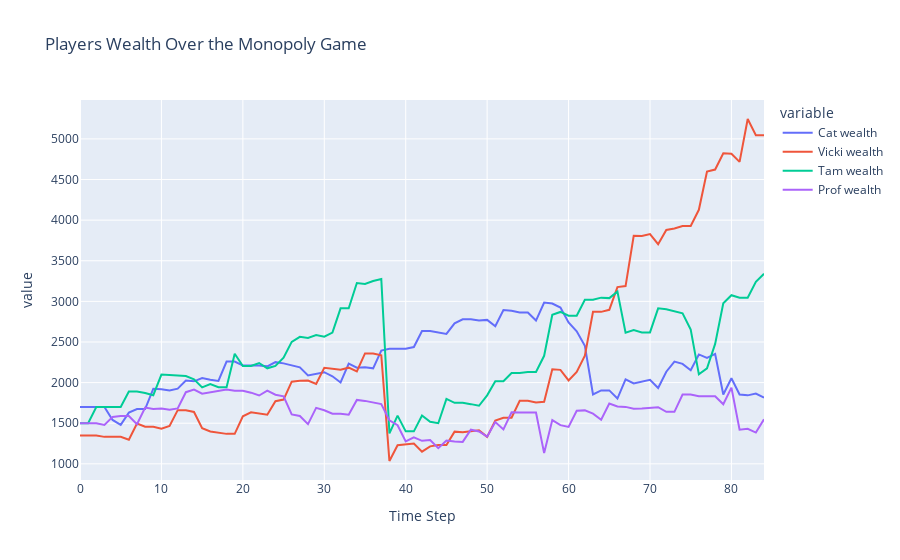

Here is the notebook cell this chart was saved with:
### Code cell
df = pd.DataFrame({'Time Step': range(len(wealth[0])), 'Cat wealth': wealth[0], 'Vicki wealth': wealth[1], 
                   'Tam wealth': wealth[2], 'Prof wealth': wealth[3]})
fig = px.line(df, x='Time Step', y=['Cat wealth', 'Vicki wealth', 'Tam wealth', 'Prof wealth'], title='Players Wealth Over the Monopoly Game')
fig.show()

### Figure 1 — Plotly figure (JSON) as saved in the notebook; plotly's stock layout.template omitted (floating-point values rounded to 4 significant figures)
{"data": [{"hovertemplate": "variable=Cat wealth<br>Time Step=%{x}<br>value=%{y}<extra></extra>", "legendgroup": "Cat wealth", "line": {"color": "#636efa", "dash": "solid"}, "marker": {"symbol": "circle"}, "mode": "lines", "name": "Cat wealth", "orientation": "v", "showlegend": true, "type": "scatter", "x": [0, 1, 2, 3, 4, 5, 6, 7, 8, 9, 10, 11, 12, 13, 14, 15, 16, 17, 18, 19, 20, 21, 22, 23, 24, 25, 26, 27, 28, 29, 30, 31, 32, 33, 34, 35, 36, 37, 38, 39, 40, 41, 42, 43, 44, 45, 46, 47, 48, 49, 50, 51, 52, 53, 54, 55, 56, 57, 58, 59, 60, 61, 62, 63, 64, 65, 66, 67, 68, 69, 70, 71, 72, 73, 74, 75, 76, 77, 78, 79, 80, 81, 82, 83, 84], "xaxis": "x", "y": [1700, 1700, 1700, 1700, 1540, 1480, 1630, 1674, 1674, 1924, 1918, 1904, 1926, 2026, 2016, 2056, 2036, 2020, 2260, 2260, 2210, 2210, 2210, 2200, 2252, 2237, 2213, 2188, 2088, 2106, 2128, 2078, 2002, 2233, 2183, 2188, 2176, 2394, 2416, 2416, 2416, 2438, 2634, 2634, 2618, 2600, 2730, 2780, 2780, 2764, 2772, 2694, 2894, 2884, 2864, 2864, 2764, 2986, 2974, 2924, 2740, 2632, 2454, 1854, 1904, 1904, 1804, 2040, 1990, 2012, 2034, 1934, 2134, 2259, 2231, 2153, 2347, 2305, 2353, 1853, 2053, 1853, 1843, 1865, 1815], "yaxis": "y"}, {"hovertemplate": "variable=Vicki wealth<br>Time Step=%{x}<br>value=%{y}<extra></extra>", "legendgroup": "Vicki wealth", "line": {"color": "#EF553B", "dash": "solid"}, "marker": {"symbol": "circle"}, "mode": "lines", "name": "Vicki wealth", "orientation": "v", "showlegend": true, "type": "scatter", "x": [0, 1, 2, 3, 4, 5, 6, 7, 8, 9, 10, 11, 12, 13, 14, 15, 16, 17, 18, 19, 20, 21, 22, 23, 24, 25, 26, 27, 28, 29, 30, 31, 32, 33, 34, 35, 36, 37, 38, 39, 40, 41, 42, 43, 44, 45, 46, 47, 48, 49, 50, 51, 52, 53, 54, 55, 56, 57, 58, 59, 60, 61, 62, 63, 64, 65, 66, 67, 68, 69, 70, 71, 72, 73, 74, 75, 76, 77, 78, 79, 80, 81, 82, 83, 84], "xaxis": "x", "y": [1350, 1350, 1350, 1332, 1332, 1332, 1297, 1497, 1457, 1457, 1433, 1467, 1661, 1661, 1639, 1439, 1399, 1381, 1369, 1369, 1585, 1635, 1623, 1605, 1771, 1791, 2011, 2024, 2026, 1983, 2183, 2175, 2159, 2184, 2139, 2359, 2359, 2335, 1035, 1229, 1236, 1250, 1150, 1215, 1231, 1231, 1396, 1388, 1402, 1412, 1332, 1532, 1567, 1567, 1777, 1777, 1755, 1765, 2165, 2157, 2027, 2131, 2331, 2871, 2871, 2896, 3176, 3188, 3808, 3804, 3829, 3704, 3879, 3897, 3927, 3927, 4127, 4597, 4623, 4823, 4817, 4717, 5245, 5045, 5045], "yaxis": "y"}, {"hovertemplate": "variable=Tam wealth<br>Time Step=%{x}<br>value=%{y}<extra></extra>", "legendgroup": "Tam wealth", "line": {"color": "#00cc96", "dash": "solid"}, "marker": {"symbol": "circle"}, "mode": "lines", "name": "Tam wealth", "orientation": "v", "showlegend": true, "type": "scatter", "x": [0, 1, 2, 3, 4, 5, 6, 7, 8, 9, 10, 11, 12, 13, 14, 15, 16, 17, 18, 19, 20, 21, 22, 23, 24, 25, 26, 27, 28, 29, 30, 31, 32, 33, 34, 35, 36, 37, 38, 39, 40, 41, 42, 43, 44, 45, 46, 47, 48, 49, 50, 51, 52, 53, 54, 55, 56, 57, 58, 59, 60, 61, 62, 63, 64, 65, 66, 67, 68, 69, 70, 71, 72, 73, 74, 75, 76, 77, 78, 79, 80, 81, 82, 83, 84], "xaxis": "x", "y": [1500, 1500, 1700, 1700, 1700, 1700, 1891, 1891, 1873, 1845, 2099, 2091, 2081, 2081, 2041, 1941, 1981, 1943, 1943, 2355, 2205, 2205, 2241, 2176, 2206, 2306, 2502, 2564, 2550, 2585, 2565, 2615, 2914, 2914, 3226, 3214, 3250, 3274, 1374, 1594, 1400, 1400, 1596, 1518, 1500, 1800, 1751, 1751, 1735, 1715, 1843, 2018, 2018, 2118, 2118, 2130, 2130, 2330, 2836, 2870, 2824, 2824, 3020, 3020, 3046, 3040, 3120, 2614, 2646, 2618, 2618, 2914, 2904, 2874, 2852, 2652, 2102, 2176, 2476, 2976, 3076, 3044, 3044, 3240, 3340], "yaxis": "y"}, {"hovertemplate": "variable=Prof wealth<br>Time Step=%{x}<br>value=%{y}<extra></extra>", "legendgroup": "Prof wealth", "line": {"color": "#ab63fa", "dash": "solid"}, "marker": {"symbol": "circle"}, "mode": "lines", "name": "Prof wealth", "orientation": "v", "showlegend": true, "type": "scatter", "x": [0, 1, 2, 3, 4, 5, 6, 7, 8, 9, 10, 11, 12, 13, 14, 15, 16, 17, 18, 19, 20, 21, 22, 23, 24, 25, 26, 27, 28, 29, 30, 31, 32, 33, 34, 35, 36, 37, 38, 39, 40, 41, 42, 43, 44, 45, 46, 47, 48, 49, 50, 51, 52, 53, 54, 55, 56, 57, 58, 59, 60, 61, 62, 63, 64, 65, 66, 67, 68, 69, 70, 71, 72, 73, 74, 75, 76, 77, 78, 79, 80, 81, 82, 83, 84], "xaxis": "x", "y": [1500, 1500, 1500, 1478, 1578, 1588, 1588, 1488, 1692, 1674, 1680, 1666, 1682, 1882, 1914, 1864, 1884, 1900, 1916, 1900, 1900, 1876, 1841, 1901, 1851, 1831, 1609, 1589, 1489, 1689, 1659, 1617, 1617, 1604, 1787, 1775, 1757, 1735, 1535, 1475, 1275, 1325, 1283, 1293, 1193, 1286.0, 1276.0, 1270.0, 1420.0, 1398.0, 1334.0, 1514.0, 1424.0, 1634.0, 1632.0, 1632.0, 1632.0, 1132.0, 1538.0, 1476.0, 1454.0, 1654.0, 1658.0, 1618.0, 1543.0, 1743.0, 1707.0, 1701.0, 1679.0, 1682.0, 1694.0, 1698.0, 1640.0, 1640.0, 1853.0, 1853.0, 1833.0, 1833.0, 1833.0, 1733.0, 1939.0, 1421.0, 1431.0, 1385.0, 1549.0], "yaxis": "y"}], "layout": {"legend": {"title": {"text": "variable"}, "tracegroupgap": 0}, "title": {"text": "Players Wealth Over the Monopoly Game"}, "xaxis": {"anchor": "y", "domain": [0, 1], "title": {"text": "Time Step"}}, "yaxis": {"anchor": "x", "domain": [0, 1], "title": {"text": "value"}}}}
